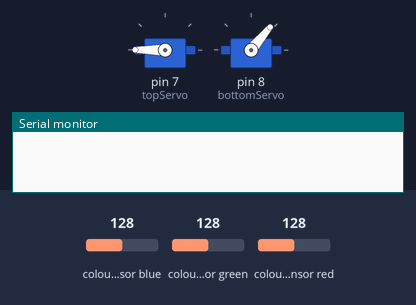
Simulated run of this sketch. Board: Arduino Uno, built with avr-gcc and run on an emulated ATmega328P. Shown: 2 × servo, the last lines printed to the serial monitor. Wiring (inferred from the names in the program): TCS3200 colour sensor: output pin 6; S2 pin 4; S3 pin 5; S0 pin 2; S1 pin 3. The test bench sets the inputs (shaded band); at power-on: colour sensor blue 128, colour sensor green 128, colour sensor red 128.

Above: at 0.05 s.
At 2.1 s:
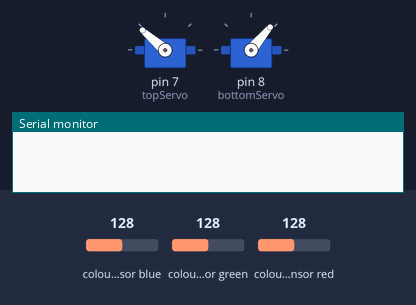
At 4.8 s:
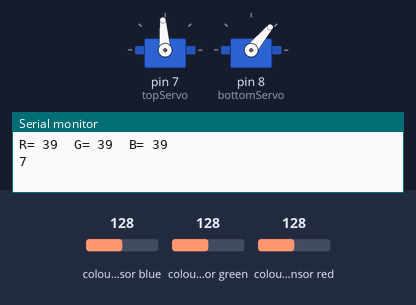
At 6.7 s:
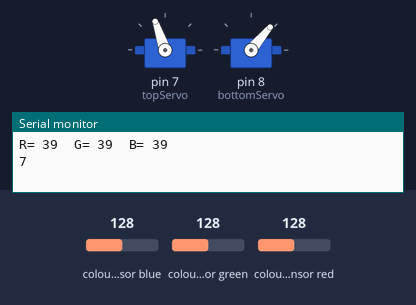
Timing chart, 0 to 8.7 s (numbered marks = the images above):
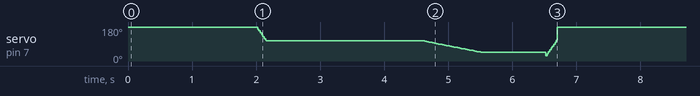

The sketch:

FinalColorSorter.ino
```cpp
#include <Servo.h>

#define S0 2
#define S1 3
#define S2 4
#define S3 5
#define sensorOut 6

Servo topServo;
Servo bottomServo;

int bp = 50;

void setup() {
  pinMode(S0, OUTPUT);
  pinMode(S1, OUTPUT);
  pinMode(S2, OUTPUT);
  pinMode(S3, OUTPUT);
  pinMode(sensorOut, INPUT);

  // Setting frequency-scaling to 20%
  digitalWrite(S0, HIGH);
  digitalWrite(S1, LOW);

  topServo.attach(7);
  bottomServo.attach(8);

  bottomServo.write(bp);

  Serial.begin(9600);
}

void loop() {
  int color;
  topServo.write(180);
  delay(2000);

  for (int i = 180; i > 105; i--) {
    topServo.write(i);
    delay(2);
  }
  delay(1000);

  color = readColor();
  delay(10);

  switch (color) {
    case 1:
      for (int i = 50; i < 50; i++) {
        bottomServo.write(i);
        delay(10);
      }
      bp = 50;
      break;

    case 2:
      for (int i = 50; i < 75; i++) {
        bottomServo.write(i);
        delay(10);
      }
      bp = 75;
      break;

    case 3:
      for (int i = 50; i < 100; i++) {
        bottomServo.write(i);
        delay(10);
      }
      bp = 100;
      break;

    case 4:
      for (int i = 50; i < 125; i++) {
        bottomServo.write(i);
        delay(10);
      }
      bp = 125;
      break;

    case 5:
      for (int i = 50; i < 150; i++) {
        bottomServo.write(i);
        delay(10);
      }
      bp = 150;
      break;

    case 6:
      for (int i = 50; i < 175; i++) {
        bottomServo.write(i);
        delay(10);
      }
      bp = 175;
      break;

    case 0:
      break;
  }
  delay(1000);

  for (int i = 104; i > 45; i--) {
    topServo.write(i);
    delay(15);
  }
  delay(1000);

  for (int i = 29; i < 115; i++) {
    topServo.write(i);
    delay(2);
  }
  color = 0;

  for (int i = bp; i > 50; i--) {
    bottomServo.write(i);
    delay(10);
  }
}

// Custom Function - readColor()
int readColor() {
  int t = 50;
  // Setting red filtered photodiodes to be read
  int R = readR(t);
  delay(50);

  // Setting Green filtered photodiodes to be read
  int G = readG(t);
  delay(50);

  // Setting Blue filtered photodiodes to be read
  int B = readB(t);
  delay(50);

  int color;
  if (R > 170 & R<210 & G>290 & G<345 & B>245 & B < 290 ) {
    color = 1; // Red
  }
  else if (R > 140 & R<170 & G>250 & G<315 & B>230 & B < 280 ) {
    color = 2; // Orange
  }
  else if (R > 185 & R<255 & G>205 & G<250 & B>190 & B < 265 ) {
    color = 3; // Green
  }
  else if (R > 110 & R<165 & G>150 & G<200 & B>180 & B < 230 ) {
    color = 4; // Yellow
  }
  else if (R > 165 & R<260 & G>200 & G<330 & B>180 & B < 290 ) {
    color = 5; // Brown
  }
  else if (R > 210 & R<310 & G>220 & G<265 & B>140 & B < 190) {
    color = 6; // Blue
  }
  else {
    color = 7;
  }
  printValues(R, G, B);
    Serial.println(color);
  return color;
}

int readR(int t) {
  int R = 0;
  for (int i = 0; i < t;  i++)
  {
    digitalWrite(S2, LOW);
    digitalWrite(S3, LOW);
    // Reading the output frequency
    R += pulseIn(sensorOut, LOW);
    delay(2);
  }

  return R / t;
}

int readG(int t) {
  int G = 0;
  for (int i = 0; i < t;  i++)
  {
    digitalWrite(S2, HIGH);
    digitalWrite(S3, HIGH);
    // Reading the output frequency
    G += pulseIn(sensorOut, LOW);
    delay(2);
  }
  return G / t;
}

int readB(int t) {
  int B = 0;
  for (int i = 0; i < t;  i++)
  {
    digitalWrite(S2, LOW);
    digitalWrite(S3, HIGH);
    // Reading the output frequency
    B += pulseIn(sensorOut, LOW);
    delay(2);
  }
  return  B / t;
}

void printValues(int R, int G, int B) {
  Serial.print("R= ");//printing name
  Serial.print(R);//printing RED color frequency
  Serial.print("  ");

  Serial.print("G= ");//printing name
  Serial.print(G);//printing RED color frequency
  Serial.print("  ");

  Serial.print("B= ");//printing name
  Serial.print(B);//printing RED color frequency
  Serial.println("  ");
}
```
